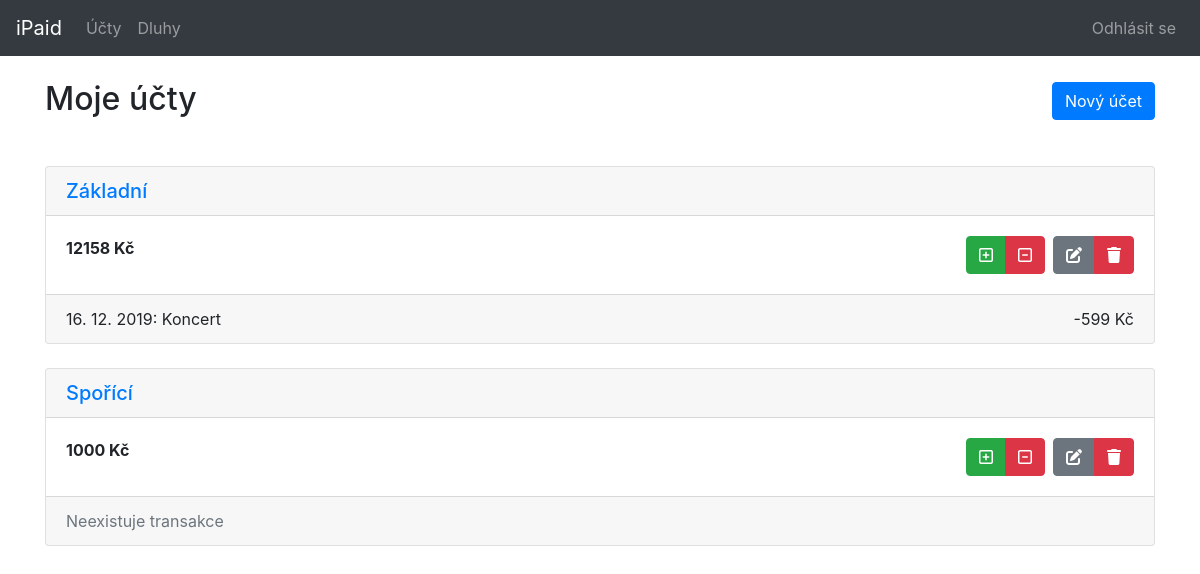
The page /accounts/ (signed in) on the database its author committed.
### app/models.py (models this page shows, shortened)
class Account(models.Model):
    user = models.ForeignKey(settings.AUTH_USER_MODEL, on_delete=models.CASCADE)
    name = models.CharField(max_length=50)
    dateCreated = models.DateTimeField(default=timezone.now)
    balance = models.IntegerField(default=0)
    def getLastTransaction(self):
        return Transaction.objects.filter(account_id=self.id).order_by('dateCreated').last()

class Transaction(models.Model):
    account = models.ForeignKey('Account', on_delete=models.CASCADE)
    name = models.CharField(max_length=100)
    type = models.CharField(choices=[('outcome', 'income')], max_length=20)
    amount = models.IntegerField()
    dateCreated = models.DateTimeField(default=timezone.now)

### app/views.py (the view)
# urls.py: path('accounts/', app.views.accountsGetList, name='accountsGetList'),
@login_required(login_url='/accounts/login/')
def accountsGetList(request):
    accounts = Account.objects.filter(user_id=request.user.id)
    return render(request, 'accounts/getList.html', {'accounts': accounts})

### templates/accounts/getList.html
{% extends "base_generic.html" %}
{% block content %}
    <div class="row">
        <div class="col-12 mt-4">
            <h2 class="mb-5">Moje účty<span class="float-right"><a href="{% url 'newAccount' %}"
                                                                   class="btn btn-primary">Nový účet</a></span></h2>
            <div class="row">
                {% if not accounts %}
                    <div class="col-12">
                        <div class="alert alert-warning" role="alert">Neexistují žádné účty!</div>
                    </div>
                {% else %}
                    {% for account in accounts %}
                        <div class="col-12">
                            <div class="card mb-4">
                                <h5 class="card-header"><a
                                        href="{% url 'accountsGetDetail' account.id %}">{{ account.name }}</a></h5>
                                <div class="card-body">
                                    <span class="card-text font-weight-bold">{{ account.balance }} Kč</span>
                                    <div class="btn-toolbar float-right" role="toolbar"
                                         aria-label="Toolbar with button groups">
                                        <div class="btn-group mr-2" role="group" aria-label="Controls">
                                            <a href="{% url 'newTransaction' 'income' account.id %}"
                                               class="btn btn-success" data-toggle="tooltip"
                                               title="Nový příjem"><i class="far fa-plus-square"></i></a>
                                            <a href="{% url 'newTransaction' 'outcome' account.id %}"
                                               class="btn btn-danger" data-toggle="tooltip" title="Nový výdej"><i
                                                    class="far fa-minus-square"></i></a>
                                        </div>
                                        <div class="btn-group" role="group" aria-label="Controls">
                                            <a href="{% url 'editAccount' account.id %}" class="btn btn-secondary"
                                               data-toggle="tooltip" title="Editace účtu"><i
                                                    class="fas fa-edit"></i></a>
                                            <a href="{% url 'deleteAccount' account.id %}" class="btn btn-danger"
                                               data-toggle="tooltip" title="Odstranit účet"><i class="fas fa-trash"></i></a>
                                        </div>
                                    </div>
                                </div>
                                <div class="card-footer">
                                    {% if account.getLastTransaction != null %}
                                        {{ account.getLastTransaction.dateCreated|date:"d. m. Y" }}:
                                        {{ account.getLastTransaction.name }}
                                        <span class="float-right">
                                        {% if account.getLastTransaction.type == 'income' %}+{% else %}
                                            -{% endif %}{{ account.getLastTransaction.amount }} Kč
                                    </span>
                                    {% else %}
                                        <span class="text-muted">Neexistuje transakce</span>
                                    {% endif %}
                                </div>
                            </div>
                        </div>
                    {% endfor %}
                {% endif %}
            </div>
        </div>
    </div>
{% endblock %}

### rows shown on the page
Account: name "Základní", balance "12158", getLastTransaction.dateCreated "16. 12. 2019", getLastTransaction.name "Koncert", getLastTransaction.amount "599"
Account: name "Spořící", balance "1000", shows "Neexistuje transakce"
